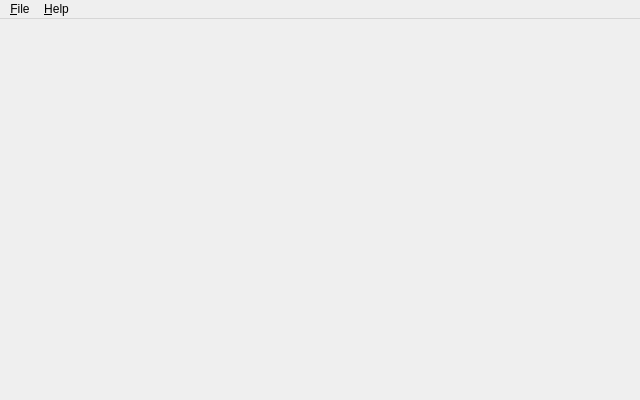
<?xml version="1.0" encoding="UTF-8"?>
<ui version="4.0">
 <class>DatumStudio</class>
 <widget class="QMainWindow" name="DatumStudio">
  <property name="geometry">
   <rect>
    <x>0</x>
    <y>0</y>
    <width>640</width>
    <height>400</height>
   </rect>
  </property>
  <property name="minimumSize">
   <size>
    <width>640</width>
    <height>400</height>
   </size>
  </property>
  <property name="windowTitle">
   <string>Datum Studio</string>
  </property>
  <widget class="QWidget" name="Layout">
   <layout class="QHBoxLayout" name="horizontalLayout" stretch="0,1">
    <property name="spacing">
     <number>0</number>
    </property>
    <property name="leftMargin">
     <number>0</number>
    </property>
    <property name="topMargin">
     <number>0</number>
    </property>
    <property name="rightMargin">
     <number>0</number>
    </property>
    <property name="bottomMargin">
     <number>0</number>
    </property>
    <item>
     <widget class="QWidget" name="SideBar" native="true">
      <property name="sizePolicy">
       <sizepolicy hsizetype="Preferred" vsizetype="Expanding">
        <horstretch>0</horstretch>
        <verstretch>0</verstretch>
       </sizepolicy>
      </property>
      <property name="minimumSize">
       <size>
        <width>50</width>
        <height>0</height>
       </size>
      </property>
      <layout class="QVBoxLayout" name="verticalLayout_2">
       <property name="spacing">
        <number>0</number>
       </property>
       <property name="leftMargin">
        <number>0</number>
       </property>
       <property name="topMargin">
        <number>0</number>
       </property>
       <property name="rightMargin">
        <number>0</number>
       </property>
       <property name="bottomMargin">
        <number>0</number>
       </property>
       <item>
        <widget class="CommandBar" name="SideHeader" native="true">
         <property name="sizePolicy">
          <sizepolicy hsizetype="Expanding" vsizetype="Fixed">
           <horstretch>0</horstretch>
           <verstretch>0</verstretch>
          </sizepolicy>
         </property>
         <property name="text" stdset="0">
          <string/>
         </property>
        </widget>
       </item>
       <item>
        <widget class="MetaBar" name="SideMetaBar" native="true">
         <property name="sizePolicy">
          <sizepolicy hsizetype="Preferred" vsizetype="Expanding">
           <horstretch>0</horstretch>
           <verstretch>0</verstretch>
          </sizepolicy>
         </property>
        </widget>
       </item>
       <item>
        <widget class="MetaBox" name="SideMetaBox" native="true">
         <property name="sizePolicy">
          <sizepolicy hsizetype="Preferred" vsizetype="Minimum">
           <horstretch>0</horstretch>
           <verstretch>0</verstretch>
          </sizepolicy>
         </property>
         <property name="minimumSize">
          <size>
           <width>0</width>
           <height>0</height>
          </size>
         </property>
        </widget>
       </item>
      </layout>
     </widget>
    </item>
    <item>
     <layout class="QVBoxLayout" name="MainLayout">
      <property name="spacing">
       <number>0</number>
      </property>
      <item>
       <widget class="QSplitter" name="Splitter">
        <property name="sizePolicy">
         <sizepolicy hsizetype="Expanding" vsizetype="Expanding">
          <horstretch>0</horstretch>
          <verstretch>0</verstretch>
         </sizepolicy>
        </property>
        <property name="orientation">
         <enum>Qt::Vertical</enum>
        </property>
        <property name="handleWidth">
         <number>1</number>
        </property>
        <property name="childrenCollapsible">
         <bool>false</bool>
        </property>
        <widget class="QStackedWidget" name="Container">
         <property name="sizePolicy">
          <sizepolicy hsizetype="Expanding" vsizetype="Expanding">
           <horstretch>0</horstretch>
           <verstretch>1</verstretch>
          </sizepolicy>
         </property>
         <property name="currentIndex">
          <number>-1</number>
         </property>
        </widget>
        <widget class="QStackedWidget" name="MainStatusView">
         <property name="sizePolicy">
          <sizepolicy hsizetype="Preferred" vsizetype="Expanding">
           <horstretch>0</horstretch>
           <verstretch>0</verstretch>
          </sizepolicy>
         </property>
         <property name="minimumSize">
          <size>
           <width>0</width>
           <height>100</height>
          </size>
         </property>
         <property name="currentIndex">
          <number>0</number>
         </property>
         <widget class="QWidget" name="page"/>
        </widget>
       </widget>
      </item>
      <item>
       <layout class="QHBoxLayout" name="StatusBarLayout">
        <property name="spacing">
         <number>0</number>
        </property>
        <item>
         <widget class="StatusBox" name="MainStatusBox" native="true"/>
        </item>
        <item>
         <widget class="StatusBar" name="MainStatusBar" native="true">
          <property name="sizePolicy">
           <sizepolicy hsizetype="Expanding" vsizetype="Preferred">
            <horstretch>0</horstretch>
            <verstretch>0</verstretch>
           </sizepolicy>
          </property>
         </widget>
        </item>
        <item>
         <widget class="StatusReport" name="MainStatusReport" native="true"/>
        </item>
       </layout>
      </item>
     </layout>
    </item>
   </layout>
  </widget>
  <widget class="QMenuBar" name="MenuBar">
   <property name="geometry">
    <rect>
     <x>0</x>
     <y>0</y>
     <width>640</width>
     <height>21</height>
    </rect>
   </property>
   <widget class="QMenu" name="FileMenu">
    <property name="title">
     <string>&amp;File</string>
    </property>
    <addaction name="separator"/>
    <addaction name="Exit"/>
   </widget>
   <widget class="QMenu" name="HelpMenu">
    <property name="title">
     <string>&amp;Help</string>
    </property>
    <addaction name="About"/>
   </widget>
   <addaction name="FileMenu"/>
   <addaction name="HelpMenu"/>
  </widget>
  <action name="Exit">
   <property name="text">
    <string>E&amp;xit</string>
   </property>
   <property name="shortcut">
    <string>Ctrl+Q</string>
   </property>
  </action>
  <action name="About">
   <property name="text">
    <string>&amp;About...</string>
   </property>
  </action>
 </widget>
 <customwidgets>
  <customwidget>
   <class>MetaBar</class>
   <extends>QWidget</extends>
   <header>metabar.h</header>
   <container>1</container>
  </customwidget>
  <customwidget>
   <class>MetaBox</class>
   <extends>QWidget</extends>
   <header>metabar.h</header>
   <container>1</container>
  </customwidget>
  <customwidget>
   <class>CommandBar</class>
   <extends>QWidget</extends>
   <header>commandbar.h</header>
   <container>1</container>
  </customwidget>
  <customwidget>
   <class>StatusBar</class>
   <extends>QWidget</extends>
   <header>statusbar.h</header>
   <container>1</container>
  </customwidget>
  <customwidget>
   <class>StatusBox</class>
   <extends>QWidget</extends>
   <header>statusbar.h</header>
   <container>1</container>
  </customwidget>
  <customwidget>
   <class>StatusReport</class>
   <extends>QWidget</extends>
   <header>statusbar.h</header>
   <container>1</container>
  </customwidget>
 </customwidgets>
 <resources/>
 <connections>
  <connection>
   <sender>Exit</sender>
   <signal>triggered()</signal>
   <receiver>DatumStudio</receiver>
   <slot>close()</slot>
   <hints>
    <hint type="sourcelabel">
     <x>-1</x>
     <y>-1</y>
    </hint>
    <hint type="destinationlabel">
     <x>399</x>
     <y>299</y>
    </hint>
   </hints>
  </connection>
 </connections>
</ui>
